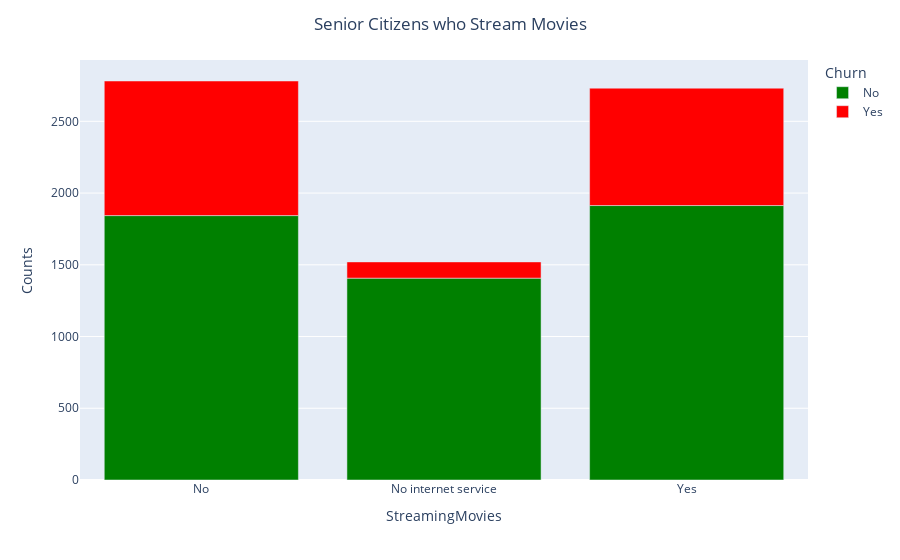

Notebook source saved alongside this figure:
### Markdown cell above
<h3>How Many Customers Churn that Stream Movies?</h3>

### Code cell
sm_ch_counts = df_eda.groupby(["StreamingMovies", "Churn"]).size().to_frame().reset_index().rename({0: "Counts"}, axis=1)
fig = px.bar(sm_ch_counts, x='StreamingMovies', y='Counts', color='Churn', color_discrete_sequence =['green', 'red'])
fig.update_layout(
    title={'text': "Senior Citizens who Stream Movies",
           'x':0.5})
fig.show()

### Figure 1 — Plotly figure (JSON) as saved in the notebook; plotly's stock layout.template omitted (floating-point values rounded to 4 significant figures)
{"data": [{"alignmentgroup": "True", "hovertemplate": "Churn=No<br>StreamingMovies=%{x}<br>Counts=%{y}<extra></extra>", "legendgroup": "No", "marker": {"color": "green"}, "name": "No", "offsetgroup": "No", "orientation": "v", "showlegend": true, "textposition": "auto", "type": "bar", "x": ["No", "No internet service", "Yes"], "xaxis": "x", "y": [1843, 1407, 1913], "yaxis": "y"}, {"alignmentgroup": "True", "hovertemplate": "Churn=Yes<br>StreamingMovies=%{x}<br>Counts=%{y}<extra></extra>", "legendgroup": "Yes", "marker": {"color": "red"}, "name": "Yes", "offsetgroup": "Yes", "orientation": "v", "showlegend": true, "textposition": "auto", "type": "bar", "x": ["No", "No internet service", "Yes"], "xaxis": "x", "y": [938, 113, 818], "yaxis": "y"}], "layout": {"barmode": "relative", "legend": {"title": {"text": "Churn"}, "tracegroupgap": 0}, "margin": {"t": 60}, "title": {"text": "Senior Citizens who Stream Movies", "x": 0.5}, "xaxis": {"anchor": "y", "domain": [0, 1], "title": {"text": "StreamingMovies"}}, "yaxis": {"anchor": "x", "domain": [0, 1], "title": {"text": "Counts"}}}}
